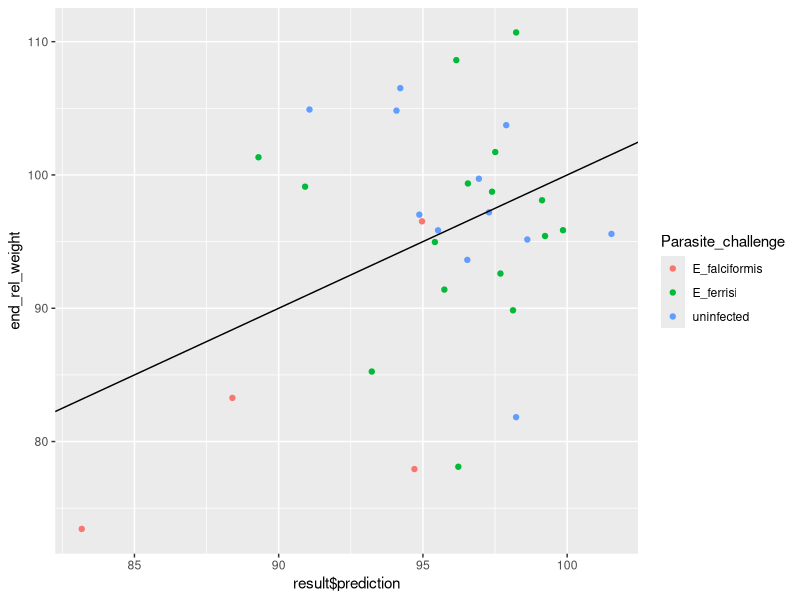
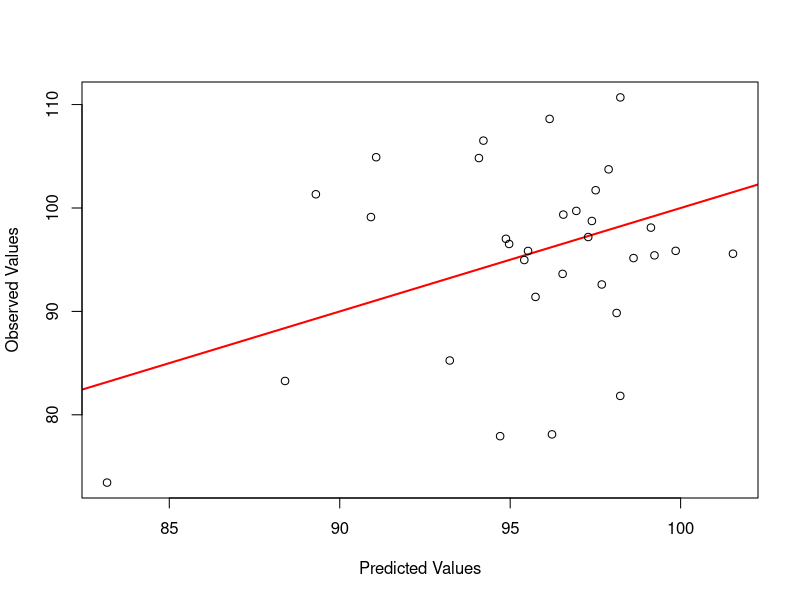

These figures' R source, in order:
## ---- chunk 1
knitr::opts_chunk$set(echo = TRUE)
## ---- chunk 2
library(tidyverse)
library(tidyr)
library(dplyr)
library(cowplot)
library(randomForest)
library(ggplot2)
library(caret)
## ---- chunk 3
g <- read.csv("output_data/gene_expression/data_products/clean_gene_expression.csv")


# vectors for selecting gene columns
Genes <- c("IFNy", "CXCR3_bio", "IL.6", "IL.10", "IL.13", "IL.10", "IL.13", "IL1RN", 
           "CASP1", "CXCL9", "IDO1", "IRGM1", "MPO", "MUC2", "MUC5AC", "MYD88", 
           "NCR1", "PRF1", "RETNLB", "SOCS1", "TICAM1", "TNF")

## ---- chunk 4
g$Parasite_challenge <- as.factor(g$Parasite_challenge)
g$Eim_MC <- as.factor(g$Eim_MC)

## ---- chunk 5
g <- g %>%
  dplyr::mutate(Infection = case_when(
    Parasite_challenge == "E_ferrisi" & Eim_MC == "TRUE" ~ "E_ferrisi",
    Parasite_challenge == "E_ferrisi" & Eim_MC == "FALSE" ~ "uninfected",
    Parasite_challenge == "E_falciformis" & Eim_MC == "TRUE" ~ "E_falciformis",
    Parasite_challenge == "E_falciformis" & Eim_MC == "FALSE" ~ "uninfected",
    Parasite_challenge == "uninfected" & Eim_MC == "TRUE" ~ "infected_eimeria",
    Parasite_challenge == "uninfected" & Eim_MC == "FALSE" ~ "uninfected",
    TRUE ~ ""
  ))



# how to impute delta? Replacing with 0 the ones with negative melting curve
g <- g %>%
  dplyr::mutate(Intensity = case_when(
    Eim_MC == "TRUE" ~ delta,
    Eim_MC == "FALSE" ~ 0))

g.1 <- g %>%
  dplyr::select(c(end_rel_weight, all_of(Genes)))

# to get reproducible results we use a seed
set.seed(42)

# We want the maximum weight loss to be predicted by the data ina ll of the other columns

# iter = how many random forests are needed, in theory 6 are enough
g.imputed <- rfImpute(end_rel_weight ~ ., data = g.1, iter = 6)

g.imputed <- g.imputed %>% dplyr::select(-end_rel_weight)

g <- g %>% 
  dplyr::select(-all_of(Genes)) 

#full data set containing the imputed gene expression data
g.imputed <- cbind(g, g.imputed)



## ---- chunk 6
g.imputed %>% 
  filter(infection == "challenge") %>%
  group_by(Parasite_challenge) %>%
  summarize(length(EH_ID))
  
## ---- chunk 7
g.imputed %>% 
  filter(infection == "challenge") %>%
  group_by(Infection) %>%
  summarize(length(EH_ID))
  
## ---- chunk 8
#select the relevant columns:
g.imputed <- g.imputed %>%
  dplyr::select(c(end_rel_weight, all_of(Genes)))

# split data into training and test

set.seed(123) # this will help us reproduce this random assignment

# in this way we can pick the random numbers

training.samples <- g.imputed$end_rel_weight%>%
  createDataPartition(p = .7, # this is the partiicition! In this case 0.7 = training data and 0.3 = testing
                      list = FALSE) # we don't want to get a list in return

train.data <- g.imputed[training.samples, ] #include all the randomly selected rows
test.data <- g.imputed[-training.samples, ] 


## ---- chunk 9
#train the model
model <- randomForest(end_rel_weight ~., data = train.data, proximity = TRUE)

## ---- chunk 10
predictions <- predict(model, test.data)


result <- test.data
result['prediction'] <- predictions


#add the results to a data frame containing test data and the prediction
result <- cbind(g[row.names(result), ], result$prediction)



## ---- chunk 11
result   %>%
  ggplot() +
  geom_point(aes(x = `result$prediction`, y = end_rel_weight, color = Parasite_challenge)) +
  geom_abline() 
  
## ---- chunk 12
cor(x = result$`result$prediction`, y = result$end_rel_weight)
## ---- chunk 13
plot(y =result$end_rel_weight, x = result$`result$prediction`, 
     # Draw plot using Base R
     xlab = "Predicted Values",
     ylab = "Observed Values", 
     abline(a = 0,                                        # Add straight line
       b = 1,
       col = "red",
       lwd = 2))
